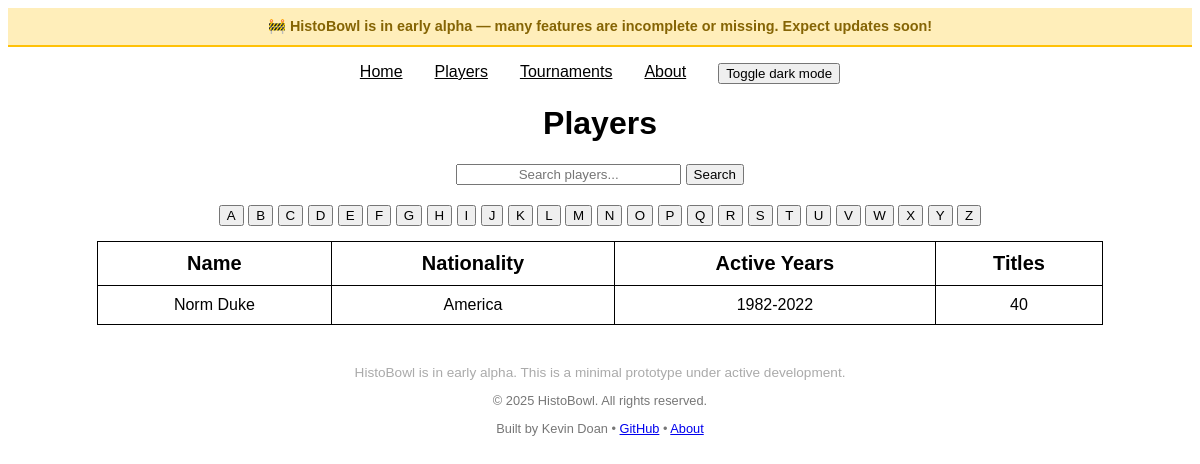
The page /players on the database its author committed.
### tables this page shows
CREATE TABLE players (
    id INTEGER PRIMARY KEY AUTOINCREMENT,
    name TEXT NOT NULL,
    nationality TEXT,
    active_years TEXT,
    titles INTEGER,
    image_url TEXT
  );

### app.py (the view)
@app.route("/players")
def players():
    con = sqlite3.connect("histobowl.db")
    cur = con.cursor()
    cur.execute("SELECT * FROM players")
    players = cur.fetchall()
    con.close()
    return render_template("players.html", players=players)

### templates/players.html (shortened to what this page needs)
{% extends "base.html" %}
{% block content %}
    <h1>Players</h1>
    <form action="/search" method="get">
        <input type="text" size="25" name="q" placeholder="Search players...">
        <button type="submit">Search</button>
    </form>
    <div class="alphabet-nav">
        <button class="alphabet-button">A</button>
        <button class="alphabet-button">B</button>
        <button class="alphabet-button">C</button>
        <button class="alphabet-button">D</button>
        <button class="alphabet-button">E</button>
        <button class="alphabet-button">F</button>
        <button class="alphabet-button">G</button>
        <button class="alphabet-button">H</button>
        <button class="alphabet-button">I</button>
        <button class="alphabet-button">J</button>
        <button class="alphabet-button">K</button>
        <button class="alphabet-button">L</button>
        <button class="alphabet-button">M</button>
        <button class="alphabet-button">N</button>
        <button class="alphabet-button">O</button>
        <button class="alphabet-button">P</button>
        <button class="alphabet-button">Q</button>
        <button class="alphabet-button">R</button>
        <button class="alphabet-button">S</button>
        <button class="alphabet-button">T</button>
        <button class="alphabet-button">U</button>
        <button class="alphabet-button">V</button>
        <button class="alphabet-button">W</button>
        <button class="alphabet-button">X</button>
        <button class="alphabet-button">Y</button>
        <button class="alphabet-button">Z</button>
    </div>
    <table>
        <thead>
            <tr>
                <th>Name</th>
                <th>Nationality</th>
                <th>Active Years</th>
                <th>Titles</th>
            </tr>
        </thead>
        <tbody>
            {% for player in players %}
            <tr>
                <td>{{ player[1] }}</td>
                <td>{{ player[2] }}</td>
                <td>{{ player[3] }}</td>
                <td>{{ player[4] }}</td>
            </tr>
            {% endfor %}
        </tbody>
    </table>
{% endblock %}

### static/style.css (style rules this page uses)
body { font-family: 'Commissioner', sans-serif; font-weight: 400; text-align: center; }
html, body { transition: background-color 0.4s ease, color 0.4s ease; }
table { width: 85%; margin: 0.5rem auto 0 auto; border-collapse: collapse; text-align: center; border: 1px solid black; }
th, td { padding: 10px; border: 1px solid black; }
th { font-size: 20px }
form { margin-bottom: 20px; }
input, button { font-family: inherit; }
h1 { text-align: center; }
.alphabet-nav { margin-bottom: 15px; }
::placeholder { text-align: center; }

### rows shown on the page
players: name "Norm Duke", nationality "America", active_years "1982-2022", titles "40"
